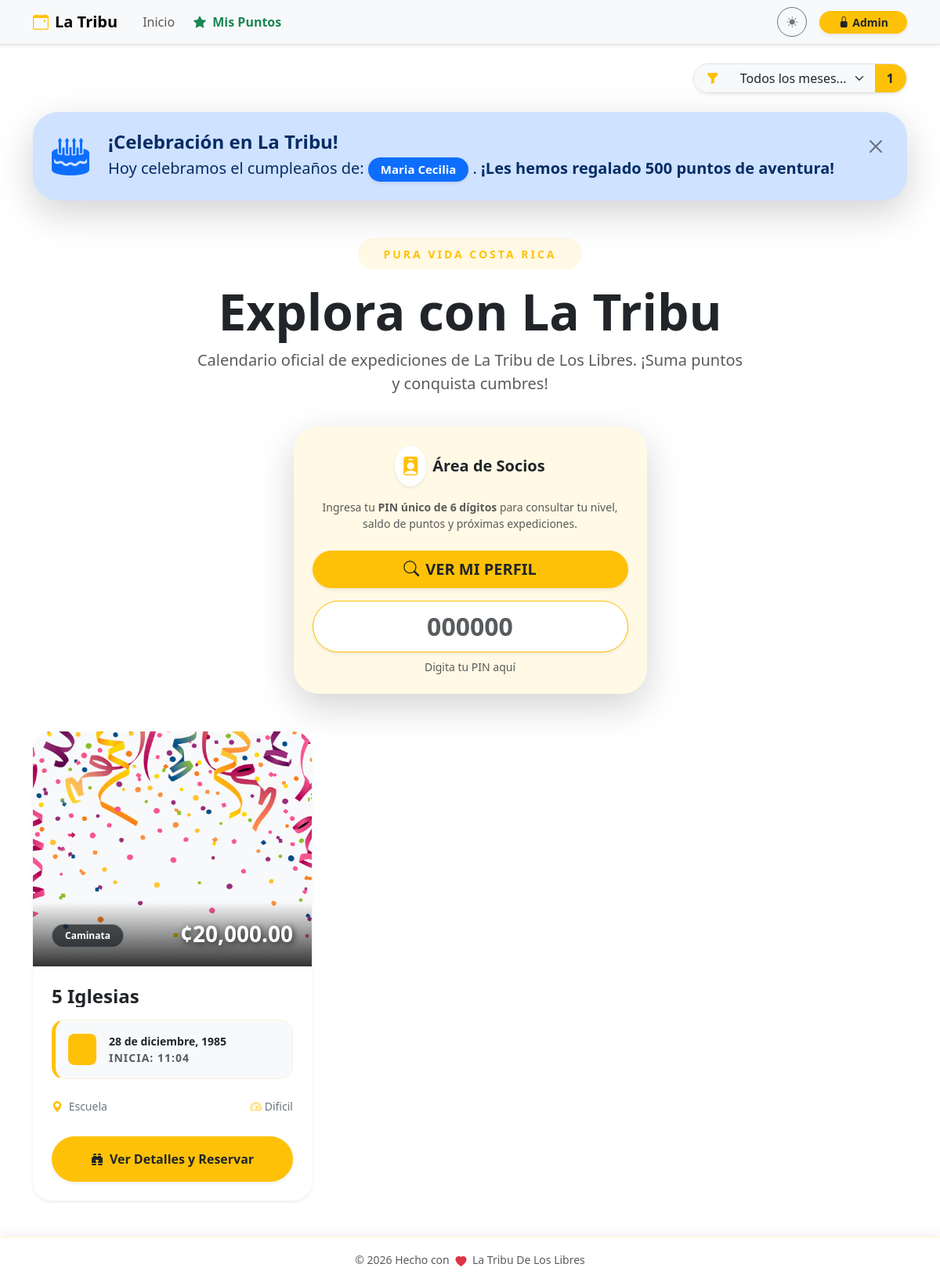
The page / on the database its author committed.
### db.py (models this page shows, shortened)
class Member(db.Model):
    __tablename__ = 'member'
    id = db.Column(db.Integer, primary_key=True)
    pin = db.Column(db.String(10), unique=True, nullable=False)
    nombre = db.Column(db.String(100), nullable=False)
    apellido1 = db.Column(db.String(100), nullable=False)
    apellido2 = db.Column(db.String(100))
    telefono = db.Column(db.String(20))
    birth_date = db.Column(db.Date)
    puntos_totales = db.Column(db.Integer, default=0)
    ultimo_regalo_bday = db.Column(db.Integer, default=0)
    bookings = db.relationship('Booking', backref='member', lazy=True, cascade="all, delete-orphan")
    point_logs = db.relationship('PointLog', backref='member', lazy=True, cascade="all, delete-orphan")

class Event(db.Model):
    __tablename__ = 'event'
    id = db.Column(db.Integer, primary_key=True)
    title = db.Column(db.String(150), nullable=False)
    flyer = db.Column(db.String(255)) # Nombre del archivo de imagen en el servidor
    currency = db.Column(db.String(10), default='¢')
    price = db.Column(db.Float, default=0.0)
    points_reward = db.Column(db.Integer, default=10) # Puntos que otorga al aventurero
    activity_type = db.Column(db.String(100)) # Caminata, Internacional, etc.
    duration_days = db.Column(db.Integer, default=1)
    event_date = db.Column(db.Date, nullable=False) # Fecha de inicio
    end_date = db.Column(db.Date) # Fecha de cierre para expediciones de varios días
    departure_point = db.Column(db.String(200)) # Punto de encuentro principal
    departure_time = db.Column(db.String(50))
    difficulty = db.Column(db.String(50))
    distance = db.Column(db.String(50))
    capacity = db.Column(db.Integer, default=0) # Cupos disponibles
    reservation_fee = db.Column(db.String(100)) # Monto requerido para apartar lugar
    description = db.Column(db.Text) # Itinerario detallado
    pickup_point = db.Column(db.String(200)) # Puntos de recogida adicionales
    status = db.Column(db.String(50), default='Activa') # Activa, Suspendido, Se Traslado
    moved_date = db.Column(db.Date) # Nueva fecha en caso de traslado
    bookings = db.relationship('Booking', backref='event', lazy=True, cascade="all, delete-orphan")

### app.py (the view)
@main_bp.route('/')
def home():
    search_month = request.args.get('search_month', type=int)
    query = Event.query
    if search_month:
        query = query.filter(extract('month', Event.event_date) == search_month)
    events = query.order_by(Event.event_date.asc()).all()
    return render_template('home.html', events=events)

### templates/home.html (shortened to what this page needs)
{% extends "base.html" %}
{% block content %}
{% set meses = ['', 'enero', 'febrero', 'marzo', 'abril', 'mayo', 'junio', 'julio', 'agosto', 'septiembre', 'octubre', 'noviembre', 'diciembre'] %}
<div class="row align-items-center mb-4 animate__animated animate__fadeIn">
    <div class="col-lg-12 text-center">
        <div class="d-inline-block p-2 bg-warning bg-opacity-10 rounded-pill mb-3">
            <span class="text-warning fw-bold small px-4 text-uppercase" style="letter-spacing: 3px;">Pura Vida Costa Rica</span>
        </div>
        <h1 class="display-3 fw-bold mb-0">Explora con La Tribu</h1>
        <p class="lead text-muted mt-2 mx-auto" style="max-width: 700px;">
            Calendario oficial de expediciones de La Tribu de Los Libres. ¡Suma puntos y conquista cumbres!
        </p>
    </div>
</div>
<div class="row justify-content-center mb-5 animate__animated animate__fadeInUp" style="animation-delay: 0.2s;">
    <div class="col-md-8 col-lg-5">
        <div class="card border-0 shadow-lg rounded-5 overflow-hidden position-relative">
            <div class="card-body p-4 text-center position-relative" style="z-index: 1;">
                <div class="d-flex justify-content-center align-items-center mb-3">
                    <div class="bg-white p-2 rounded-circle shadow-sm me-2 text-warning">
                        <i class="bi bi-person-badge-fill fs-4"></i>
                    </div>
                    <h5 class="fw-bold mb-0 text-dark">Área de Socios</h5>
                </div>
                <p class="text-muted small mb-4">
                    Ingresa tu <strong>PIN único de 6 dígitos</strong> para consultar tu nivel, saldo de puntos y próximas expediciones.
                </p>
                <div class="d-flex flex-column gap-3">
                    <button class="btn btn-warning btn-lg fw-bold text-dark px-4 rounded-pill transition-hover shadow-sm w-100" type="button" onclick="goToProfileQuick()">
                        <i class="bi bi-search me-2"></i>VER MI PERFIL
                    </button>
                    <div class="position-relative">
                        <input type="text" id="quickPinInput" class="form-control form-control-lg border border-warning text-center fw-bold text-primary fs-2 rounded-pill shadow-sm" placeholder="000000" maxlength="6" inputmode="numeric" oninput="this.value = this.value.replace(/[^0-9]/g, '')">
                        <div class="form-text text-muted small mt-2">Digita tu PIN aquí</div>
                    </div>
                </div>
            </div>
        </div>
    </div>
</div>
<div class="row g-4">
    {% if events %}
        {% for event in events %}
        <div class="col-md-6 col-lg-4">
            <div class="card h-100 shadow-sm border-0 overflow-hidden position-relative adventure-card animate__animated animate__fadeInUp" style="animation-delay: {{ loop.index0 * 0.1 }}s">
                <div class="card-img-container" style="height: 300px; background: var(--bs-tertiary-bg); position: relative; overflow: hidden;">
                    {% if event.flyer %}
                        <img src="{{ url_for('static', filename='uploads/flyers/' + event.flyer) }}" class="card-img-top w-100 h-100 flyer-zoom" style="object-fit: cover;" alt="{{ event.title }}">
                    {% else %}
                        <div class="w-100 h-100 d-flex flex-column align-items-center justify-content-center text-muted">
                            <i class="bi bi-image display-1 opacity-10"></i>
                            <small class="fw-bold opacity-25">Flyer pendiente</small>
                        </div>
                    {% endif %}
                    <div class="price-overlay position-absolute bottom-0 start-0 w-100 p-4 d-flex justify-content-between align-items-end" style="background: linear-gradient(transparent, rgba(0,0,0,0.8));">
                        <span class="badge bg-dark bg-opacity-75 text-white px-3 py-2 rounded-pill small border border-white border-opacity-25">{{ event.activity_type }}</span>
                        <div class="price-tag">
                            <span class="h3 fw-bold mb-0 text-white shadow-text">{{ event.currency }}{{ "{:,.2f}".format(event.price) }}</span>
                        </div>
                    </div>
                </div>
                <div class="card-body p-4">
                    <h4 class="card-title fw-bold mb-3 text-truncate-2 title-link">{{ event.title }}</h4>
                    <div class="mb-4 p-3 bg-body-tertiary rounded-4 small border border-warning border-opacity-10 ticket-date">
                        <div class="d-flex align-items-center">
                            <div class="bg-warning bg-opacity-20 p-2 rounded-3 me-3 text-warning">
                                <i class="bi bi-calendar3 h5 mb-0"></i>
                            </div>
                            <div>
                                <div class="fw-bold text-body">
                                    {% if event.duration_days > 1 %}
                                        Del {{ event.event_date.day }} al {{ event.end_date.day }} de {{ meses[event.end_date.month] }}
                                    {% else %}
                                        {{ event.event_date.day }} de {{ meses[event.event_date.month] }}, {{ event.event_date.year }}
                                    {% endif %}
                                </div>
                                <div class="x-small text-muted text-uppercase fw-bold" style="letter-spacing: 1px;">Inicia: {{ event.departure_time }}</div>
                            </div>
                        </div>
                    </div>
                    <div class="row g-2 mb-1 small text-secondary fw-medium">
                        <div class="col-7"><i class="bi bi-geo-alt-fill me-1 text-warning"></i>{{ event.departure_point.split('-')[-1]|default('Punto Oficial') }}</div>
                        <div class="col-5 text-end"><i class="bi bi-speedometer2 me-1 text-warning"></i>{{ event.difficulty }}</div>
                    </div>
                </div>
                <div class="card-footer bg-body border-0 p-4 pt-0">
                    <button class="btn btn-warning rounded-pill fw-bold py-3 shadow-sm w-100 text-dark transition-all btn-main-reserve" data-bs-toggle="modal" data-bs-target="#detailsModal{{ event.id }}">
                        <i class="bi bi-binoculars-fill me-2"></i>Ver Detalles y Reservar
                    </button>
                </div>
            </div>
        </div>
        {% endfor %}
    {% endif %}
</div>
<link rel="stylesheet" href="https://cdnjs.cloudflare.com/ajax/libs/animate.css/4.1.1/animate.min.css"/>
{% endblock %}

### templates/base.html (shortened to what this page needs)
<!DOCTYPE html>
<html lang="es" data-bs-theme="light">
<head>
    <link href="https://cdn.jsdelivr.net/npm/bootstrap@5.3.2/dist/css/bootstrap.min.css" rel="stylesheet">
    <link rel="stylesheet" href="https://cdn.jsdelivr.net/npm/bootstrap-icons@1.11.1/font/bootstrap-icons.css">
    <link rel="stylesheet" href="https://cdnjs.cloudflare.com/ajax/libs/animate.css/4.1.1/animate.min.css"/>
</head>
<body>
    <nav class="navbar navbar-expand-lg bg-body-tertiary border-bottom sticky-top shadow-sm">
        <div class="container">
            <a class="navbar-brand fw-bold" href="{{ url_for('main.home') }}">
                <i class="bi bi-calendar-event me-2 text-warning"></i>La Tribu
            </a>
            <div class="collapse navbar-collapse" id="navbarNav">
                <ul class="navbar-nav me-auto align-items-center">
                    <li class="nav-item">
                        <a class="nav-link px-3" href="{{ url_for('main.home') }}">Inicio</a>
                    </li>
                    <li class="nav-item">
                        <button class="nav-link btn btn-link text-decoration-none fw-bold text-success border-0 bg-transparent" data-bs-toggle="modal" data-bs-target="#pointsModal">
                            <i class="bi bi-star-fill me-1"></i> Mis Puntos
                        </button>
                    </li>
                </ul>
                <div class="d-flex align-items-center gap-3 mt-3 mt-lg-0">
                    <button class="btn btn-sm btn-outline-secondary rounded-circle" id="themeToggler" title="Cambiar tema" style="width: 38px; height: 38px; padding: 0;">
                        <i class="bi bi-sun-fill" id="themeIcon"></i>
                    </button>
                    {% if current_user.is_authenticated %}
                        <div class="dropdown">
                            <button class="btn btn-dark btn-sm rounded-pill px-4 dropdown-toggle shadow-sm border-0" type="button" data-bs-toggle="dropdown">
                                {{ current_user.email.split('@')[0] }}
                            </button>
                            <ul class="dropdown-menu dropdown-menu-end shadow-lg border-0 mt-2 animate__animated animate__fadeIn">
                                <li><h6 class="dropdown-header">Administrador</h6></li>
                                <li><hr class="dropdown-divider"></li>
                                <li>
                                    <a class="dropdown-item text-danger fw-bold" href="{{ url_for('auth.logout') }}">
                                        <i class="bi bi-box-arrow-right me-2"></i>Cerrar Sesión
                                    </a>
                                </li>
                            </ul>
                        </div>
                    {% else %}
                        <a href="{{ url_for('auth.login') }}" class="btn btn-warning btn-sm text-dark fw-bold rounded-pill px-4 shadow-sm border-0">
                            <i class="bi bi-lock-fill me-1"></i>Admin
                        </a>
                    {% endif %}
                </div>
            </div>
        </div>
    </nav>
    <main class="container py-4">
        {% if request.endpoint == 'main.home' %}
        <div class="row mb-4 justify-content-end animate__animated animate__fadeIn">
            <div class="col-auto">
                <form action="{{ url_for('main.home') }}" method="GET" class="d-flex align-items-center">
                    <div class="input-group shadow-sm rounded-pill overflow-hidden border">
                        <span class="input-group-text border-0 bg-body-tertiary text-warning px-3">
                            <i class="bi bi-funnel-fill"></i>
                        </span>
                        <select name="search_month" class="form-select border-0 bg-body-tertiary text-body shadow-none" style="min-width: 180px;" onchange="this.form.submit()">
                            <option value="">Todos los meses...</option>
                        </select>
                        <span class="input-group-text border-0 bg-warning text-dark fw-bold px-3" title="Actividades este mes">
                            {{ month_activity_count|default(0) }}
                        </span>
                    </div>
                </form>
            </div>
        </div>
        {% endif %}
        {% if birthdays_today %}
        <div class="alert alert-primary alert-dismissible fade show border-0 shadow-lg rounded-5 mb-5 animate__animated animate__bounceIn" role="alert">
            <div class="d-flex align-items-center p-2">
                <div class="display-5 me-4 text-primary animate__animated animate__pulse animate__infinite">
                    <i class="bi bi-cake2-fill"></i>
                </div>
                <div>
                    <h4 class="fw-bold mb-1 text-primary-emphasis">¡Celebración en La Tribu!</h4>
                    <p class="mb-0 fs-5">
                        Hoy celebramos el cumpleaños de:
                        {% for m in birthdays_today %}
                        <span class="badge bg-primary text-white px-3 py-2 rounded-pill shadow-sm">{{ m.nombre }} {{ m.apellido1 }}</span>{{ ", " if not loop.last }}
                        {% endfor %}.
                        <span class="fw-bold">¡Les hemos regalado 500 puntos de aventura!</span>
                    </p>
                </div>
            </div>
            <button type="button" class="btn-close m-3" data-bs-dismiss="alert" aria-label="Close"></button>
        </div>
        {% endif %}
        {% block content %}{% endblock %}
    </main>
    <footer class="footer-sticky-blur py-3 text-center">
        <div class="container">
            <span class="text-body-secondary fw-medium small">
                © 2026 Hecho con <i class="bi bi-heart-fill text-danger heart-beat mx-1"></i> La Tribu De Los Libres
            </span>
        </div>
    </footer>
</body>
</html>

### templates/base.html (style rules this page uses)
.heart-beat { display: inline-block; animation: heartbeat 1.5s infinite; vertical-align: middle; }
.footer-sticky-blur { position: fixed; bottom: 0; width: 100%; z-index: 1030; backdrop-filter: blur(12px); -webkit-backdrop-filter: blur(12px); background-color: rgba(var(--bs-body-bg-rgb), 0.8) !important; border-top: 1px solid rgba(var(--bs-warning-rgb), 0.2); box-shadow: 0 -5px 15px rgba(0, 0, 0, 0.05); }
body { padding-bottom: 80px; min-height: 100vh; display: flex; flex-direction: column; transition: background-color 0.3s ease, color 0.3s ease; }
main { flex: 1; }
.nav-link, .btn { transition: all 0.2s ease-in-out; }
.alert { border-radius: 1rem; }

### templates/home.html (style rules this page uses)
.adventure-card { transition: all 0.4s cubic-bezier(0.175, 0.885, 0.32, 1.275); border-radius: 1.5rem !important; background: #ffffff; }
.flyer-zoom { transition: transform 0.8s ease; }
.shadow-text { text-shadow: 2px 2px 8px rgba(0,0,0,0.8); }
.ticket-date { border-left: 5px solid #ffc107 !important; }
.text-truncate-2 { display: -webkit-box; -webkit-line-clamp: 2; -webkit-box-orient: vertical; overflow: hidden; }

### rows shown on the page
Member: nombre "Maria", apellido1 "Cecilia"
Event: flyer (picture), activity_type "Caminata", currency "¢", price "20,000.00", title "5 Iglesias", event_date.day "28", event_date "diciembre", event_date.year "1985", departure_time "11:04", departure_point.split "Escuela", difficulty "Dificil"

### other values the page prints
{{ month_activity_count|default(0) }} "1"
